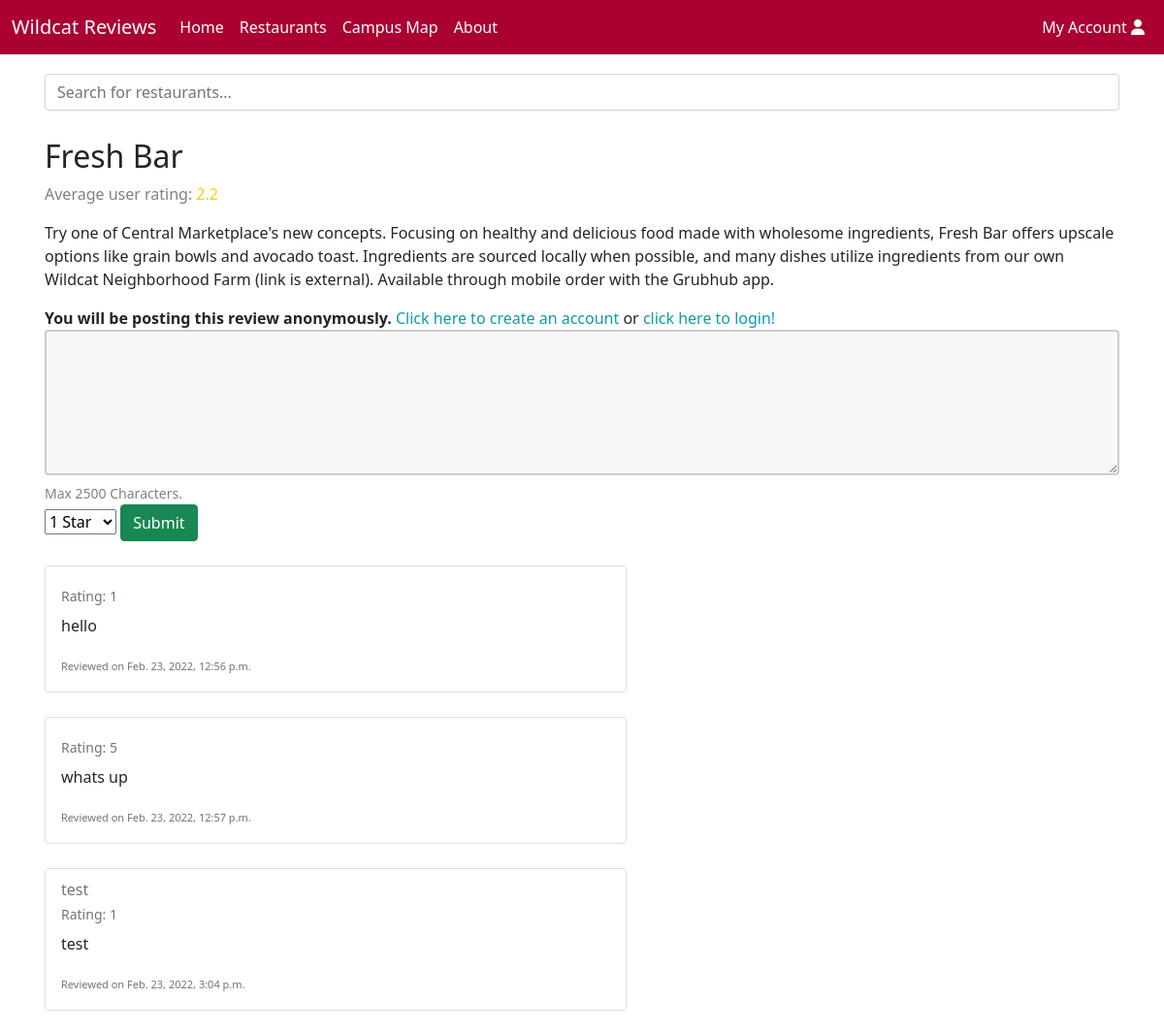
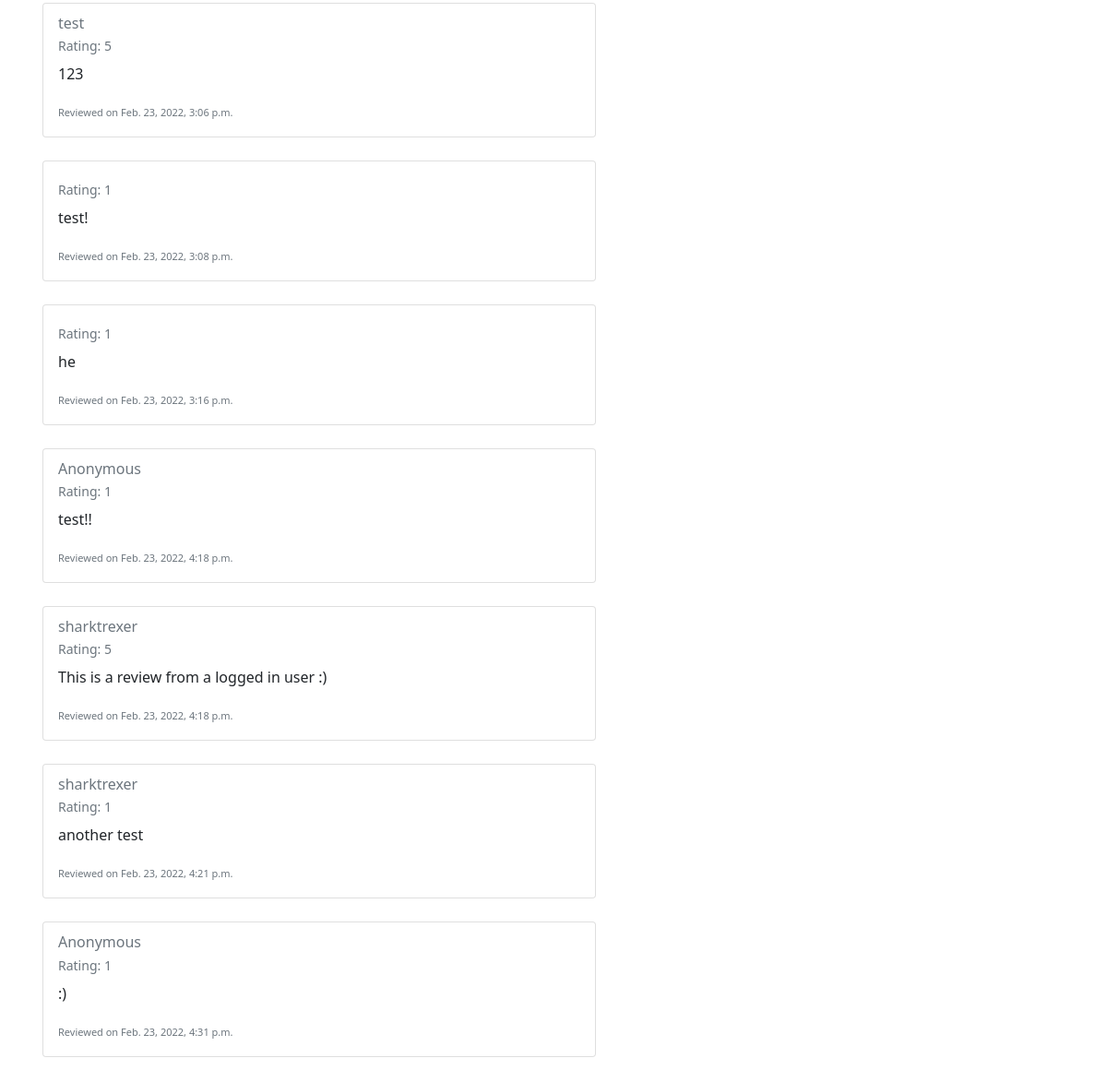
Page /restaurants/2 on the committed database (2 pictures, top to bottom).
### reviews/models.py (models this page shows, shortened)
class Restaurant(models.Model):
    name = models.CharField(max_length=200)
    description = models.CharField(max_length=500, default="description")
    location = models.CharField(max_length=200, default="location")
    style = models.CharField(max_length=30, default="Restaurant")
    image_url = models.URLField(max_length = 300, default="", blank=True, null=True)
    tag = models.ManyToManyField(Tag, help_text='tags', blank=True, null=True)
    def get_reviews(self):
        reviews = Review.objects.filter(resturaunt=self.id)
        if len(reviews) > 0: # if the restaurant has at least 1 review
            total = 0
            for review in reviews:
                total += review.rating
            return round(total/len(reviews),2)
        else:
            return 0

class Review(models.Model):
    resturaunt = models.ForeignKey(Restaurant, on_delete=models.CASCADE, null=True)
    date = models.DateTimeField( auto_now_add=True)
    username = models.CharField(max_length=200, default='user')
    user = models.ForeignKey(User,on_delete=models.CASCADE, null=True)
    text = models.CharField(max_length=3000)
    rating = models.PositiveSmallIntegerField(choices=RATINGS)

### reviews/views.py (the view)
# urls.py: path('restaurants/<int:restaurant_id>', views.RestaurantDetails, name='restaurant-detail'),
def RestaurantDetails(request, restaurant_id):
    restaurantObj = get_object_or_404(Restaurant, pk=restaurant_id)
    reviews = Review.objects.filter(resturaunt=restaurantObj)
    if request.method == 'POST':
        form = ReviewForm(request.POST)
        if form.is_valid():
            review = form.save(commit=False)
            if request.user.is_authenticated:
                review.username = request.user.username
                review.user = request.user
            else:
                review.username = 'Anonymous'
            review.text = form.cleaned_data['text']
            review.rating = form.cleaned_data['rating']
            review.resturaunt = restaurantObj
            review.save()
            return HttpResponseRedirect(request.META.get('HTTP_REFERER'))
    else:
        form = ReviewForm()
    context = {
        'form': form,
        'restaurant': restaurantObj,
        'reviews': reviews,
    }
    return render(request, 'reviews/restaurant_details.html', context=context)

### reviews/forms.py
class ReviewForm(forms.ModelForm):
    username = forms.CharField(max_length=30, required=False)
    text = forms.CharField(max_length=2500, required=True, help_text='Max 2500 Characters.', widget=forms.Textarea(attrs={'class':'review_field'}))
    rating = forms.ChoiceField(choices=RATINGS, required=True)
    class Meta:
        model = Review
        fields = ('username','text', 'rating')

### reviews/templates/reviews/restaurant_details.html (shortened to what this page needs)
{% extends "base_search.html" %}
{% block content %}
		<h2>{{ restaurant.name }}</h2>
    {% if restaurant.get_reviews > 2 and restaurant.get_reviews < 4 %}
      <p style="color: gray;"> Average user rating: <span style="color: #ffcc00">{{ restaurant.get_reviews }} </span></p>
    {% endif %}
    <p>{{restaurant.description}}</p>
    <form method="post">
      {% if user.is_authenticated %}
      <label>Logged in as: </label>
      <a href="{% url 'account' %}">{{ user.get_username }}</a>
      {% else %}
      <label style="font-weight: bold;">You will be posting this review anonymously. </label>
      <a href="{% url 'signup' %}">Click here to create an account</a>
      <label>or </label>
      <a href="{% url 'login'%}?next={{request.path}}">click here to login!</a>
      {% endif %}
      <td>{{ form.text }}</td>
      <small style="color: grey">{{ form.text.help_text }}</small>
      <br>
      <td>{{ form.rating }}</td>
      <button type="submit" class="btn btn-success">Submit</button>
    </form>
    {% if reviews %}
      {% for review in reviews %}
      <div style="padding-top: 25px;">
          <div class="card" style="width: 600px;">
            <div class="card-body">
              <h6 class="card-subtitle mb-2 text-muted"> {{ review.username }}</h6>
              <p class="card-subtitle mb-2 text-muted" style="font-size: 14px;">Rating: {{ review.rating }}</p>
              <p class="card-text">{{ review.text }}</p>
              <p class="card-text"><small class="text-muted" style="font-size: 11px;">Reviewed on {{ review.date }}</small></p>
            </div>
          </div>
        </div>
      {% endfor %}
    {% else %}
      <br>
      <p>There are no reviews for {{ restaurant.name }}. Add yours now!</p>
    {% endif %}
{% endblock %}

### reviews/static/css/style.css (style rules this page uses)
body, html { height: 100%; }
a:link { color: #1098ad; text-decoration: none; }
.card { box-shadow: 0 0px 0px 0 rgba(0, 0, 0, 0.2); transition: 0.3s; }
* { box-sizing: border-box; }
.review_field { width: 100%; height: 150px; min-height: 53px; max-height: 393px; padding: 12px 20px; box-sizing: border-box; border: 2px solid #ccc; border-radius: 4px; background-color: #f8f8f8; resize: vertical; }

### rows in the picture
Restaurant: name "Fresh Bar", get_reviews "2.2", description "Try one of Central Marketplace's new concepts. Focusing on healthy and delicious food made with wholesome ingredients, Fresh Bar offers upscale options like grain bowls and avocado toast. Ingredients are sourced locally when possible, and many dishes utilize ingredients from our own Wildcat Neighborhood Farm (link is external). Available through mobile order with the Grubhub app."
Review: rating "1", text "hello", date "Feb. 23, 2022, 12:56 p.m."
Review: rating "5", text "whats up", date "Feb. 23, 2022, 12:57 p.m."
Review: username "test", rating "1", text "test", date "Feb. 23, 2022, 3:04 p.m."
Review: username "test", rating "5", text "123", date "Feb. 23, 2022, 3:06 p.m."
Review: rating "1", text "test!", date "Feb. 23, 2022, 3:08 p.m."
Review: rating "1", text "he", date "Feb. 23, 2022, 3:16 p.m."
Review: username "Anonymous", rating "1", text "test!!", date "Feb. 23, 2022, 4:18 p.m."
Review: username "sharktrexer", rating "5", text "This is a review from a logged in user :)", date "Feb. 23, 2022, 4:18 p.m."
Review: username "sharktrexer", rating "1", text "another test", date "Feb. 23, 2022, 4:21 p.m."
Review: username "Anonymous", rating "1", text ":)", date "Feb. 23, 2022, 4:31 p.m."
